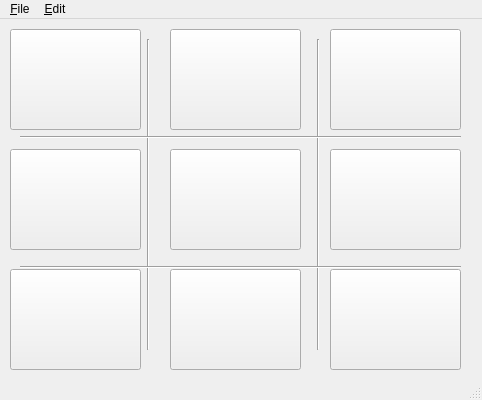
<?xml version="1.0" encoding="UTF-8"?>
<ui version="4.0">
 <class>TicTacToe</class>
 <widget class="QMainWindow" name="TicTacToe">
  <property name="geometry">
   <rect>
    <x>0</x>
    <y>0</y>
    <width>482</width>
    <height>400</height>
   </rect>
  </property>
  <property name="windowTitle">
   <string>TicTacToe</string>
  </property>
  <widget class="QWidget" name="centralWidget">
   <widget class="Line" name="line">
    <property name="geometry">
     <rect>
      <x>140</x>
      <y>20</y>
      <width>16</width>
      <height>311</height>
     </rect>
    </property>
    <property name="orientation">
     <enum>Qt::Vertical</enum>
    </property>
   </widget>
   <widget class="Line" name="line_2">
    <property name="geometry">
     <rect>
      <x>310</x>
      <y>20</y>
      <width>16</width>
      <height>311</height>
     </rect>
    </property>
    <property name="orientation">
     <enum>Qt::Vertical</enum>
    </property>
   </widget>
   <widget class="Line" name="line_3">
    <property name="geometry">
     <rect>
      <x>20</x>
      <y>110</y>
      <width>441</width>
      <height>16</height>
     </rect>
    </property>
    <property name="orientation">
     <enum>Qt::Horizontal</enum>
    </property>
   </widget>
   <widget class="Line" name="line_4">
    <property name="geometry">
     <rect>
      <x>20</x>
      <y>240</y>
      <width>441</width>
      <height>16</height>
     </rect>
    </property>
    <property name="orientation">
     <enum>Qt::Horizontal</enum>
    </property>
   </widget>
   <widget class="QPushButton" name="TopLeft_Button">
    <property name="geometry">
     <rect>
      <x>10</x>
      <y>10</y>
      <width>131</width>
      <height>101</height>
     </rect>
    </property>
    <property name="font">
     <font>
      <pointsize>24</pointsize>
     </font>
    </property>
    <property name="text">
     <string/>
    </property>
   </widget>
   <widget class="QPushButton" name="TopMiddle_Button">
    <property name="geometry">
     <rect>
      <x>170</x>
      <y>10</y>
      <width>131</width>
      <height>101</height>
     </rect>
    </property>
    <property name="font">
     <font>
      <pointsize>24</pointsize>
     </font>
    </property>
    <property name="text">
     <string/>
    </property>
   </widget>
   <widget class="QPushButton" name="TopRight_Button">
    <property name="geometry">
     <rect>
      <x>330</x>
      <y>10</y>
      <width>131</width>
      <height>101</height>
     </rect>
    </property>
    <property name="font">
     <font>
      <pointsize>24</pointsize>
     </font>
    </property>
    <property name="text">
     <string/>
    </property>
   </widget>
   <widget class="QPushButton" name="MiddleMiddle_Button">
    <property name="geometry">
     <rect>
      <x>170</x>
      <y>130</y>
      <width>131</width>
      <height>101</height>
     </rect>
    </property>
    <property name="font">
     <font>
      <pointsize>24</pointsize>
     </font>
    </property>
    <property name="text">
     <string/>
    </property>
   </widget>
   <widget class="QPushButton" name="BottomMiddle_Button">
    <property name="geometry">
     <rect>
      <x>170</x>
      <y>250</y>
      <width>131</width>
      <height>101</height>
     </rect>
    </property>
    <property name="font">
     <font>
      <pointsize>24</pointsize>
     </font>
    </property>
    <property name="text">
     <string/>
    </property>
   </widget>
   <widget class="QPushButton" name="MiddleRight_Button">
    <property name="geometry">
     <rect>
      <x>330</x>
      <y>130</y>
      <width>131</width>
      <height>101</height>
     </rect>
    </property>
    <property name="font">
     <font>
      <pointsize>24</pointsize>
     </font>
    </property>
    <property name="text">
     <string/>
    </property>
   </widget>
   <widget class="QPushButton" name="BottomRight_Button">
    <property name="geometry">
     <rect>
      <x>330</x>
      <y>250</y>
      <width>131</width>
      <height>101</height>
     </rect>
    </property>
    <property name="font">
     <font>
      <pointsize>24</pointsize>
     </font>
    </property>
    <property name="text">
     <string/>
    </property>
   </widget>
   <widget class="QPushButton" name="MiddleLeft_Button">
    <property name="geometry">
     <rect>
      <x>10</x>
      <y>130</y>
      <width>131</width>
      <height>101</height>
     </rect>
    </property>
    <property name="font">
     <font>
      <pointsize>24</pointsize>
     </font>
    </property>
    <property name="text">
     <string/>
    </property>
   </widget>
   <widget class="QPushButton" name="BottomLeft_Button">
    <property name="geometry">
     <rect>
      <x>10</x>
      <y>250</y>
      <width>131</width>
      <height>101</height>
     </rect>
    </property>
    <property name="font">
     <font>
      <pointsize>24</pointsize>
     </font>
    </property>
    <property name="text">
     <string/>
    </property>
   </widget>
  </widget>
  <widget class="QMenuBar" name="menuBar">
   <property name="geometry">
    <rect>
     <x>0</x>
     <y>0</y>
     <width>482</width>
     <height>21</height>
    </rect>
   </property>
   <widget class="QMenu" name="menu_File">
    <property name="title">
     <string>&amp;File</string>
    </property>
    <addaction name="actionE_xit"/>
   </widget>
   <widget class="QMenu" name="menu_Edit">
    <property name="title">
     <string>&amp;Edit</string>
    </property>
   </widget>
   <addaction name="menu_File"/>
   <addaction name="menu_Edit"/>
  </widget>
  <widget class="QStatusBar" name="statusBar"/>
  <action name="actionE_xit">
   <property name="text">
    <string>E&amp;xit</string>
   </property>
  </action>
 </widget>
 <layoutdefault spacing="6" margin="11"/>
 <resources/>
 <connections/>
</ui>
